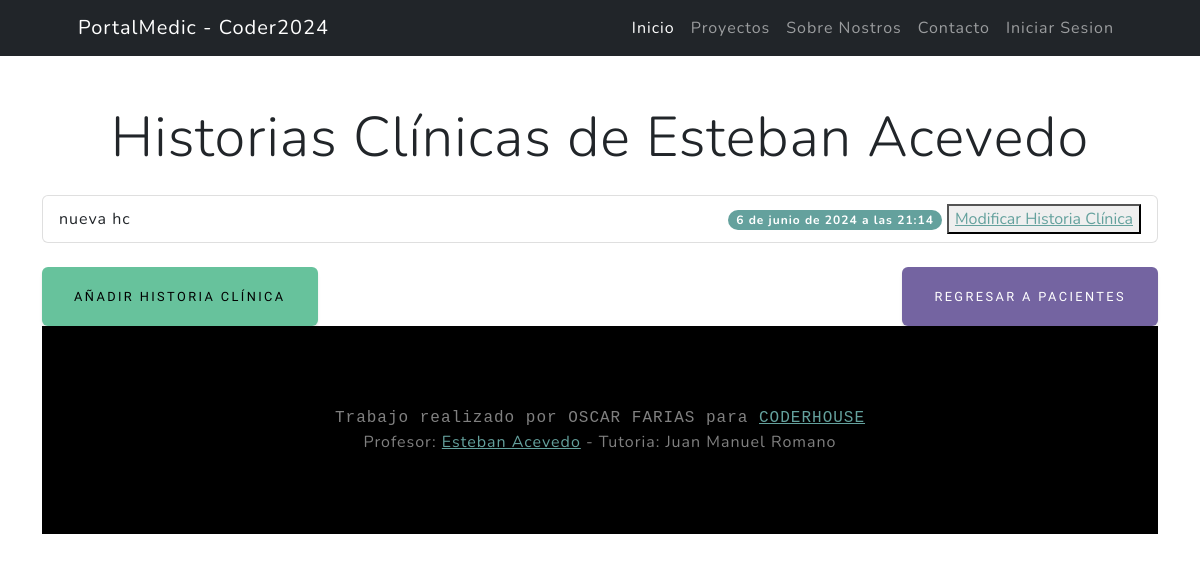
Page /pacientes/pacientes/1/ver/ on the earlier database version.
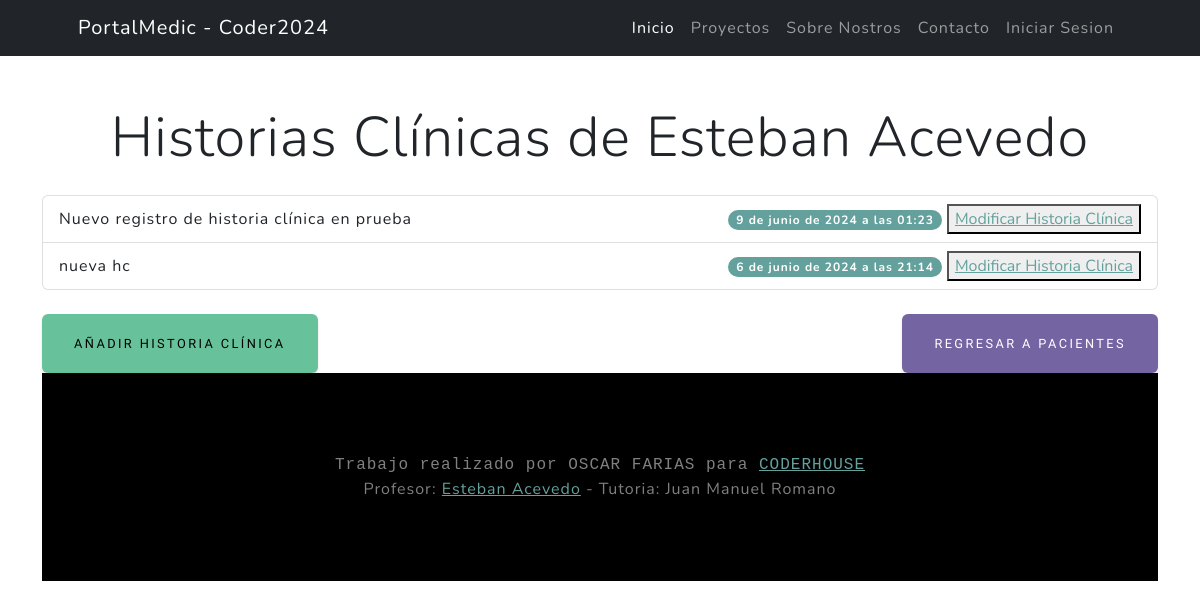
Same page on the later database version.
### pacientes/models.py (models this page shows, shortened)
class HistoriaClinica(models.Model):
    paciente = models.ForeignKey(Paciente, on_delete=models.CASCADE)
    contenido = models.TextField()
    fecha_creacion = models.DateTimeField(auto_now_add=True)

### pacientes/views.py (the view)
# urls.py: path("pacientes/<int:pk>/ver/", ver_historia, name='ver_historia'),
def ver_historia(request, pk):
    paciente = get_object_or_404(Paciente, id=pk)
    historias = HistoriaClinica.objects.filter(paciente=paciente).order_by('-fecha_creacion')
    return render(request, 'pacientes/ver_historia.html', {'paciente': paciente, 'historias': historias})

### pacientes/templates/pacientes/ver_historia.html (shortened to what this page needs)
{% extends 'core/base.html' %}
{% load static %}
{% block content %}
<div class="container mt-5">
    <div class="row">
        <div class="col-12">
            <h1 class="display-4 text-center">Historias Clínicas de {{ paciente.nombre }} {{ paciente.apellido }}</h1>
            <ul class="list-group mt-4">
                {% if historias %}
                    {% for historia in historias %}
                    <li class="list-group-item d-flex justify-content-between align-items-center">
                        <span>{{ historia.contenido }}</span>
                        <div class="justify-content-between">
                            <span class="badge bg-primary rounded-pill">{{ historia.fecha_creacion }}</span>
                            <button><a href="{% url 'pacientes:modificar_hc' pk=paciente.id %}">Modificar Historia Clínica</a></button>
                        </div>
                        </li>
                {% endfor %}
                {% else %}
                <h2 class="p-3 border rounded text-center">Paciente aun NO posee Historia Clínica</h2>
                {% endif %}
            </ul>
            <div class="mt-4 d-flex justify-content-between">
                <a href="{% url 'pacientes:guardar_historia' paciente.id %}" class="btn btn-success">Añadir historia clínica</a>
                <a href="{% url 'pacientes:pacientes_list' %}" class="btn btn-secondary">Regresar a Pacientes</a>
            </div>
        </div>
    </div>
{% endblock content %}

Differences in the rows shown:
added HistoriaClinica: contenido "Nuevo registro de historia clínica en prueba", fecha_creacion "9 de junio de 2024 a las 01:23"
